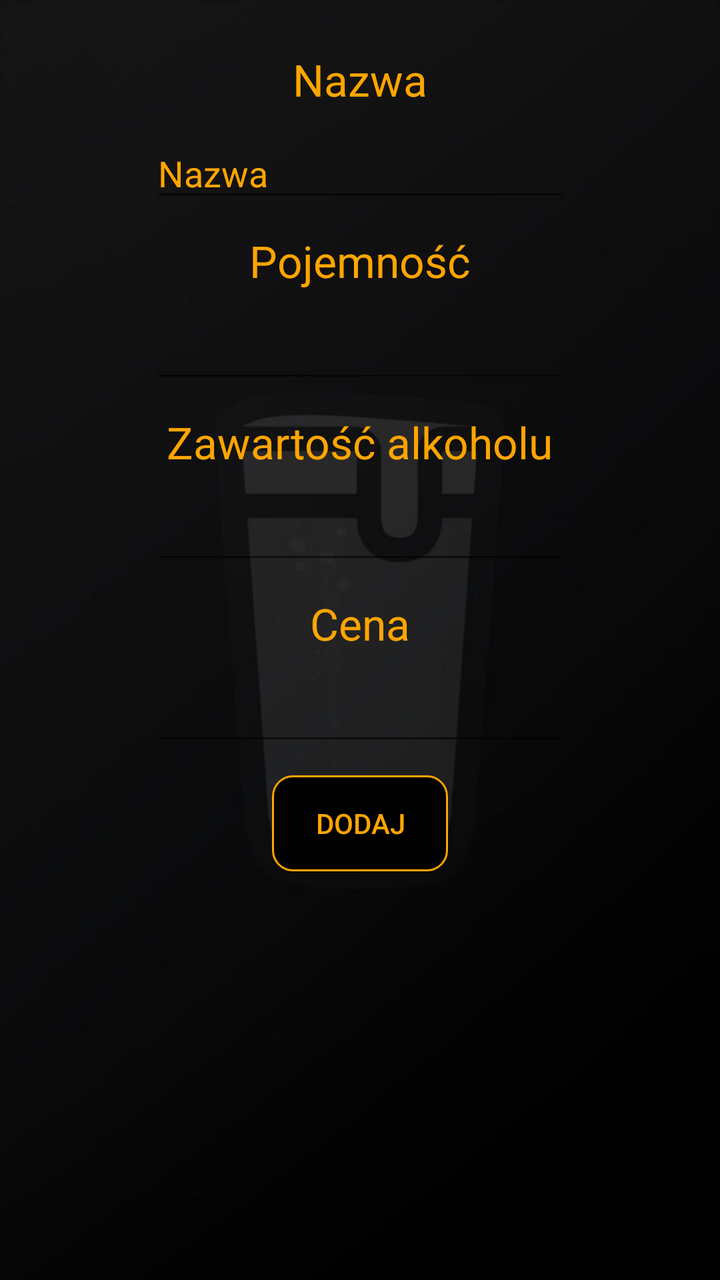
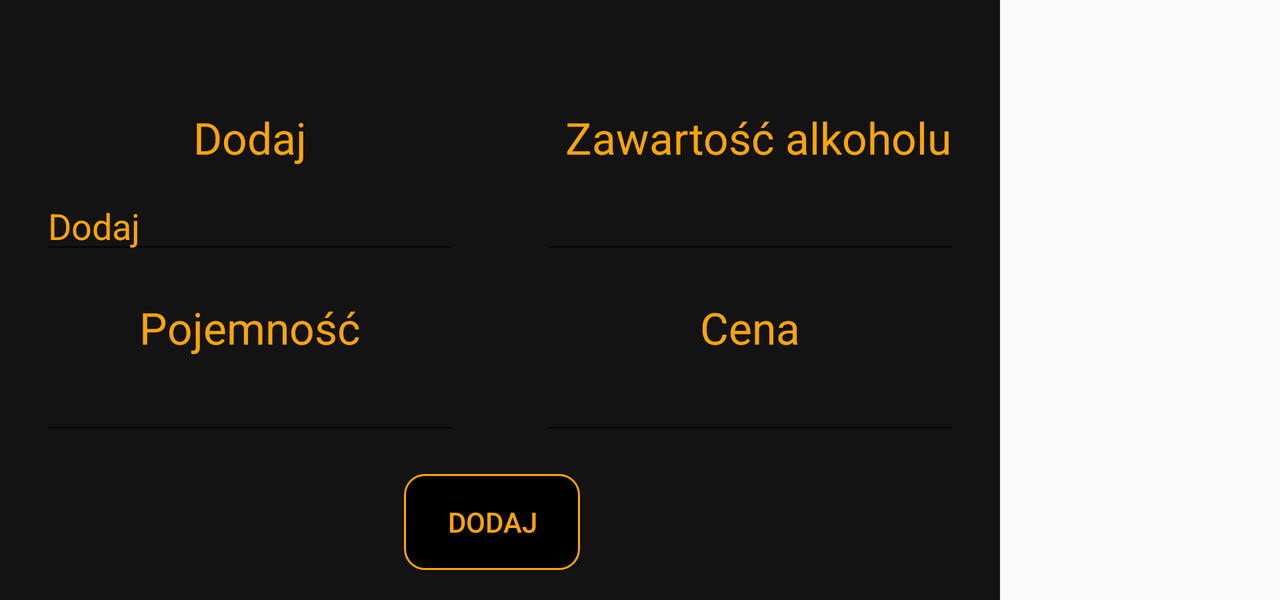

The same Android screen from two of the app's own layout files: first res/layout/ as a phone draws it, then the repository's variant for another configuration, drawn on a device whose configuration selects that folder. Both files follow.
<!-- AndroidManifest.xml: application theme AppTheme -->
<!-- res/layout/edit_alcohol_dialog.xml -->
<?xml version="1.0" encoding="utf-8"?>
<LinearLayout xmlns:android="http://schemas.android.com/apk/res/android"
    android:layout_width="wrap_content"
    android:layout_height="wrap_content"
    android:orientation="vertical"
    android:padding="20dp"
    android:background="@drawable/back">

    <TextView
        android:id="@+id/editalc_txt_name"
        android:layout_width="wrap_content"
        android:layout_height="wrap_content"
        android:layout_gravity="center"
        android:textColor="#FFA500"
        android:layout_marginTop="5dp"
        android:layout_marginBottom="5dp"
        android:text="@string/name_add_alcohol"
        android:textAppearance="@style/TextAppearance.AppCompat.Large" />
    <EditText
            android:layout_width="wrap_content"
            android:layout_height="wrap_content"
            android:inputType="textPersonName"
        android:textColorHint="#FFA500"
            android:ems="10"
            android:id="@+id/editalc_ptxt_name"
            android:hint="@string/name_add_alcohol"
        android:textColor="#FFA500"
            android:layout_gravity="center" android:layout_marginTop="5dp" android:layout_marginBottom="5dp"/>

    <TextView
        android:id="@+id/editalc_txt_capacity"
        android:layout_width="wrap_content"
        android:layout_height="wrap_content"
        android:textColor="#FFA500"
        android:layout_gravity="center"

        android:layout_marginTop="5dp"
        android:layout_marginBottom="5dp"
        android:text="@string/capacity_add_alcohol"
        android:textAppearance="@style/TextAppearance.AppCompat.Large" />
    <EditText
            android:layout_width="wrap_content"
            android:layout_height="wrap_content"
            android:inputType="numberDecimal"
            android:ems="10"
        android:textColorHint="#FFA500"
        android:textColor="#FFA500"
            android:id="@+id/editalc_ptxt_capacity"
            android:layout_gravity="center" android:layout_marginTop="5dp" android:layout_marginBottom="5dp"/>

    <TextView
        android:id="@+id/editalc_txt_content"
        android:layout_width="wrap_content"
        android:layout_height="wrap_content"
        android:layout_gravity="center"
        android:layout_marginTop="5dp"
        android:layout_marginBottom="5dp"
        android:textColor="#FFA500"
        android:text="@string/content_add_alcohol"
        android:textAppearance="@style/TextAppearance.AppCompat.Large" />
    <EditText
            android:layout_width="wrap_content"
            android:layout_height="wrap_content"
            android:inputType="numberDecimal"
        android:textColor="#FFA500"
        android:textColorHint="#FFA500"
            android:ems="10"
            android:id="@+id/editalc_ptxt_content"
            android:layout_gravity="center" android:layout_marginTop="5dp" android:layout_marginBottom="5dp"/>

    <TextView
        android:id="@+id/editalc_txt_price"
        android:layout_width="wrap_content"
        android:layout_height="wrap_content"
        android:layout_gravity="center"
        android:layout_marginTop="5dp"
        android:layout_marginBottom="5dp"
        android:text="@string/price_add_alcohol"
        android:textColor="#FFA500"
        android:textAppearance="@style/TextAppearance.AppCompat.Large" />
    <EditText
            android:layout_width="wrap_content"
            android:layout_height="wrap_content"
            android:inputType="numberDecimal"
            android:ems="10"
        android:textColorHint="#FFA500"
        android:textColor="#FFA500"
            android:id="@+id/editalc_ptxt_price"
            android:layout_gravity="center" android:layout_marginTop="5dp" android:layout_marginBottom="5dp"/>

    <LinearLayout
        android:layout_width="match_parent"
        android:layout_height="match_parent"
        android:gravity="center"
        android:orientation="horizontal">

        <Button
            android:id="@+id/editalc_btn_add"
            android:layout_width="wrap_content"
            android:layout_height="wrap_content"

            android:layout_gravity="center"
            android:textColor="#FFA500"
            android:background="@drawable/listshape"
            android:layout_marginTop="5dp"
            android:layout_marginBottom="5dp"
            android:text="@string/add_add_alcohol" />

        <Button
            android:id="@+id/editalc_btn_delete"
            android:layout_width="wrap_content"
            android:layout_height="wrap_content"
            android:layout_gravity="center"
            android:layout_marginTop="5dp"
            android:textColor="#FFA500"
            android:background="@drawable/listshape"
            android:layout_marginBottom="5dp"
            android:text="@string/delete_edit_alcohol"
            android:visibility="gone" />
    </LinearLayout>

</LinearLayout>
<!-- resources referenced by this layout -->
<resources>
  <!-- drawable back: jpg bitmap (drawable, 20358 bytes) -->
  <!-- drawable listshape (drawable) -->
  <?xml version="1.0" encoding="utf-8"?>
  <shape xmlns:android="http://schemas.android.com/apk/res/android">
        <solid android:color="@color/black" />
  
  
      <stroke android:width="1dp"
              android:color="#FFA500" />
  
      <padding android:left="1dp"
               android:top="1dp"
               android:right="1dp"
               android:bottom="1dp" />
  
      <corners android:bottomRightRadius="10dp"
               android:bottomLeftRadius="10dp"
               android:topLeftRadius="10dp"
               android:topRightRadius="10dp"
          android:background="#FFA500"/>
  
  </shape>
  <string name="add_add_alcohol">Dodaj</string>
  <string name="capacity_add_alcohol">Pojemność</string>
  <string name="content_add_alcohol">Zawartość alkoholu</string>
  <string name="delete_edit_alcohol">Usuń</string>
  <string name="name_add_alcohol">Nazwa</string>
  <string name="price_add_alcohol">Cena</string>
  <style name="AppTheme" parent="Theme.AppCompat.Light.DarkActionBar">
          
          <item name="colorPrimary">@color/colorPrimaryDark</item>
          <item name="colorPrimaryDark">@color/menuItemColor</item>
          <item name="colorAccent">@color/menuItemColor</item>
      </style>
  <color name="black">#000</color>
  <color name="colorPrimaryDark">#000</color>
  <color name="menuItemColor">#FFA500</color>
</resources>
<!-- res/layout-land/edit_alcohol_dialog.xml (the repository's variant of the layout above) -->
<!-- drawn on the phone turned sideways -->
<?xml version="1.0" encoding="utf-8"?>
<android.support.constraint.ConstraintLayout xmlns:android="http://schemas.android.com/apk/res/android"
    xmlns:app="http://schemas.android.com/apk/res-auto"
    android:layout_width="500dp"
    android:background="#131313"
    android:layout_height="300dp">

    <android.support.constraint.Guideline
        android:id="@+id/editalcland_gdl1"
        android:layout_width="wrap_content"
        android:layout_height="wrap_content"
        android:orientation="vertical"
        app:layout_constraintGuide_percent="0.50" />

    <TextView
        android:id="@+id/editalc_txt_name"
        android:layout_width="wrap_content"
        android:layout_height="wrap_content"
        android:textColor="#FFA500"
        android:textAppearance="@style/TextAppearance.AppCompat.Large"
        android:text="@string/add_add_alcohol"
        app:layout_constraintBottom_toBottomOf="parent"
        app:layout_constraintEnd_toStartOf="@+id/editalcland_gdl1"
        app:layout_constraintStart_toStartOf="parent"
        app:layout_constraintTop_toTopOf="parent"
        app:layout_constraintVertical_bias="0.2" />

    <EditText
        android:id="@+id/editalc_ptxt_name"
        android:layout_width="wrap_content"
        android:layout_height="wrap_content"
        android:textColorHint="#FFA500"
        android:ems="10"
        android:textColor="#FFA500"
        android:hint="@string/add_add_alcohol"
        android:inputType="textPersonName"
        app:layout_constraintBottom_toBottomOf="parent"
        app:layout_constraintEnd_toStartOf="@+id/editalcland_gdl1"
        app:layout_constraintStart_toStartOf="parent"
        app:layout_constraintTop_toTopOf="parent"
        app:layout_constraintVertical_bias="0.35" />

    <TextView
        android:id="@+id/editalc_txt_capacity"
        android:layout_width="wrap_content"
        android:layout_height="wrap_content"
        android:text="@string/capacity_add_alcohol"
        app:layout_constraintBottom_toBottomOf="parent"
        app:layout_constraintEnd_toStartOf="@+id/editalcland_gdl1"
        app:layout_constraintStart_toStartOf="parent"
        android:textColor="#FFA500"
        android:textAppearance="@style/TextAppearance.AppCompat.Large"
        app:layout_constraintTop_toTopOf="parent"
        app:layout_constraintVertical_bias="0.55" />

    <EditText
        android:id="@+id/editalc_ptxt_capacity"
        android:layout_width="wrap_content"
        android:textColor="#FFA500"
        android:layout_height="wrap_content"
        android:ems="10"
        android:inputType="numberDecimal"
        android:textColorHint="#FFA500"
        app:layout_constraintBottom_toBottomOf="parent"
        app:layout_constraintEnd_toStartOf="@+id/editalcland_gdl1"
        app:layout_constraintStart_toStartOf="parent"
        app:layout_constraintTop_toTopOf="parent"
        app:layout_constraintVertical_bias="0.7" />

    <TextView
        android:id="@+id/editalc_txt_content"
        android:layout_width="wrap_content"
        android:layout_height="wrap_content"
        android:layout_marginStart="8dp"
        android:text="@string/content_add_alcohol"
        app:layout_constraintBottom_toBottomOf="parent"
        app:layout_constraintEnd_toEndOf="parent"
        android:textColor="#FFA500"
        android:textAppearance="@style/TextAppearance.AppCompat.Large"
        app:layout_constraintStart_toStartOf="@+id/editalcland_gdl1"
        app:layout_constraintTop_toTopOf="parent"
        app:layout_constraintVertical_bias="0.2" />

    <EditText
        android:id="@+id/editalc_ptxt_content"
        android:layout_width="wrap_content"
        android:layout_height="wrap_content"
        android:ems="10"
        android:textColor="#FFA500"
        android:inputType="numberDecimal"
        android:textColorHint="#FFA500"
        app:layout_constraintBottom_toBottomOf="parent"
        app:layout_constraintEnd_toEndOf="parent"
        app:layout_constraintStart_toStartOf="@+id/editalcland_gdl1"
        app:layout_constraintTop_toTopOf="parent"
        app:layout_constraintVertical_bias="0.35" />

    <TextView
        android:id="@+id/editalc_txt_price"
        android:layout_width="wrap_content"
        android:layout_height="wrap_content"
        android:text="@string/price_add_alcohol"
        app:layout_constraintBottom_toBottomOf="parent"
        app:layout_constraintEnd_toEndOf="parent"
        app:layout_constraintStart_toStartOf="@+id/editalcland_gdl1"
        app:layout_constraintTop_toTopOf="parent"
        android:textColor="#FFA500"
        android:textAppearance="@style/TextAppearance.AppCompat.Large"
        app:layout_constraintVertical_bias="0.55" />

    <EditText
        android:id="@+id/editalc_ptxt_price"
        android:layout_width="wrap_content"
        android:layout_height="wrap_content"
        android:ems="10"
        android:inputType="numberDecimal"
        app:layout_constraintBottom_toBottomOf="parent"
        android:textColor="#FFA500"
        app:layout_constraintEnd_toEndOf="parent"
        android:textColorHint="#FFA500"
        app:layout_constraintStart_toStartOf="@+id/editalcland_gdl1"
        app:layout_constraintTop_toTopOf="parent"
        app:layout_constraintVertical_bias="0.7" />

    <Button
        android:id="@+id/editalc_btn_add"
        android:layout_width="wrap_content"
        android:layout_height="wrap_content"
        android:layout_marginEnd="8dp"
        android:text="@string/add_add_alcohol"
        android:textColor="#FFA500"
        android:background="@drawable/listshape"
        app:layout_constraintBottom_toBottomOf="parent"
        app:layout_constraintEnd_toEndOf="parent"
        app:layout_constraintStart_toStartOf="parent"
        app:layout_constraintTop_toTopOf="parent"
        app:layout_constraintVertical_bias="0.94" />

    <Button
        android:id="@+id/editalc_btn_delete"
        android:layout_width="wrap_content"
        android:layout_height="wrap_content"
        android:text="@string/delete_edit_alcohol"
        android:textColor="#FFA500"
        android:background="@drawable/listshape"
        android:visibility="gone"
        app:layout_constraintBottom_toBottomOf="parent"
        app:layout_constraintEnd_toEndOf="parent"
        app:layout_constraintHorizontal_bias="0.05"
        app:layout_constraintStart_toStartOf="@+id/editalcland_gdl1"
        app:layout_constraintTop_toTopOf="parent"
        app:layout_constraintVertical_bias="0.94" />
</android.support.constraint.ConstraintLayout>
<!-- resources referenced by the variant -->
<!-- as the phone turned sideways resolves them -->
<resources>
  <!-- drawable listshape (drawable) -->
  <?xml version="1.0" encoding="utf-8"?>
  <shape xmlns:android="http://schemas.android.com/apk/res/android">
        <solid android:color="@color/black" />
  
  
      <stroke android:width="1dp"
              android:color="#FFA500" />
  
      <padding android:left="1dp"
               android:top="1dp"
               android:right="1dp"
               android:bottom="1dp" />
  
      <corners android:bottomRightRadius="10dp"
               android:bottomLeftRadius="10dp"
               android:topLeftRadius="10dp"
               android:topRightRadius="10dp"
          android:background="#FFA500"/>
  
  </shape>
  <string name="add_add_alcohol">Dodaj</string>
  <string name="capacity_add_alcohol">Pojemność</string>
  <string name="content_add_alcohol">Zawartość alkoholu</string>
  <string name="delete_edit_alcohol">Usuń</string>
  <string name="price_add_alcohol">Cena</string>
  <style name="AppTheme" parent="Theme.AppCompat.Light.DarkActionBar">
          
          <item name="colorPrimary">@color/colorPrimaryDark</item>
          <item name="colorPrimaryDark">@color/menuItemColor</item>
          <item name="colorAccent">@color/menuItemColor</item>
      </style>
  <color name="black">#000</color>
  <color name="colorPrimaryDark">#000</color>
  <color name="menuItemColor">#FFA500</color>
</resources>
